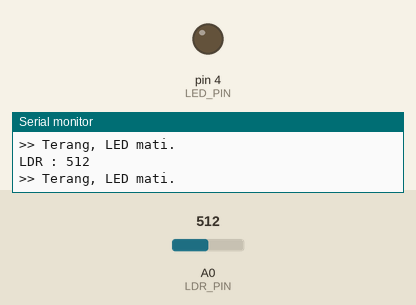
Recording of a sketch running on a simulated Arduino Uno, built with avr-gcc and run on an emulated ATmega328P. Shown: output pins drawn as LEDs (lit = HIGH), the last lines printed to the serial monitor. The inputs (shaded band) are chosen by the test bench; at power-on: A0 (LDR_PIN) = 512.

Above: at 1.2 s.
1.3 s: A0 (LDR_PIN) set to 9
2.8 s: A0 (LDR_PIN) set to 6
At 3.4 s:
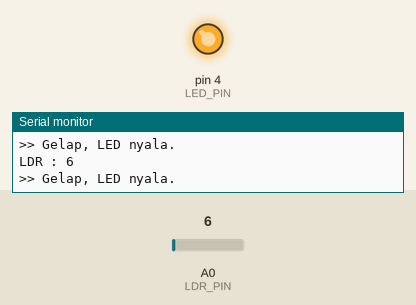
4.3 s: A0 (LDR_PIN) set to 122
At 5.6 s:
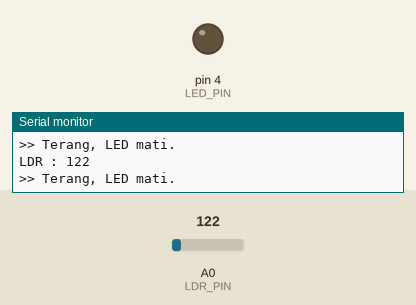
5.9 s: A0 (LDR_PIN) set to 0
At 7.0 s:
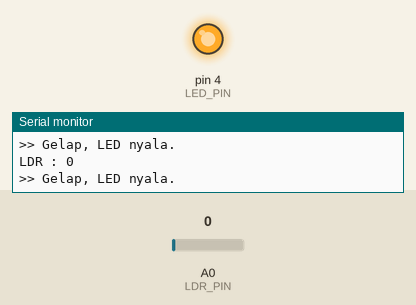
Timing chart, 0 to 8.5 s (numbered marks = the images above; inputs shaded):
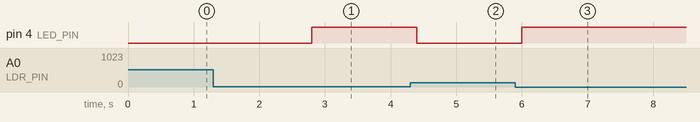

The sketch:

sensor-otomatis-cahaya.ino
```cpp
// ======================
// PIN
// ======================
#define LED_PIN 4
#define LDR_PIN A0

// ======================
// PENGATURAN
// ======================
const int batasLDR             = 8;   // sesuaikan kondisi LDR
const unsigned long intervalLDR = 200; // baca LDR setiap 200ms

// ======================
// VARIABEL
// ======================
unsigned long waktuLDRTerakhir = 0;

// ======================
// SETUP
// ======================
void setup() {
  Serial.begin(9600);

  pinMode(LED_PIN, OUTPUT);
  digitalWrite(LED_PIN, LOW);

  Serial.println("=== SISTEM SIAP ===");
}

// ======================
// LOOP
// ======================
void loop() {

  // ======================
  // BACA LDR
  // (setiap 200ms)
  // ======================
  if (millis() - waktuLDRTerakhir >= intervalLDR) {
    waktuLDRTerakhir = millis();

    int nilaiLDR = analogRead(LDR_PIN);

    Serial.print("LDR : ");
    Serial.println(nilaiLDR);

    // Gelap → LED nyala
    if (nilaiLDR < batasLDR) {
      digitalWrite(LED_PIN, HIGH);
      Serial.println(">> Gelap, LED nyala.");
    } else {
      digitalWrite(LED_PIN, LOW);
      Serial.println(">> Terang, LED mati.");
    }
  }
}
```

Measured:
- the behaviour switches between 8 and 7 on A0 (LDR_PIN) (found by bisection; images 0 and 1)
- after the input at 2.8 s, pin 4 (LED_PIN): LOW → HIGH at once
- after the input at 4.3 s, pin 4 (LED_PIN): HIGH → LOW after 0.10 s
- after the input at 5.9 s, pin 4 (LED_PIN): LOW → HIGH after 0.10 s
